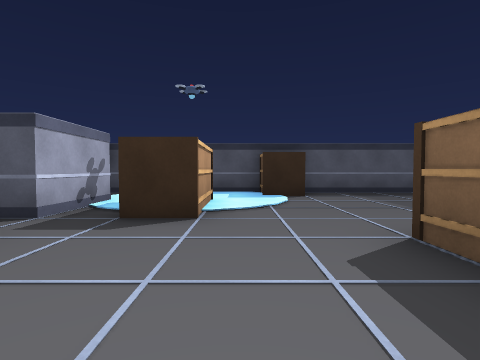
view 1 (above)

19 first-person views from a walk through a scene from a Unity 3-D project. The camera is 1.2 m above the floor, tilts 2° down and sees 80° across. The floor is counted in squares, 2 m on a side. Each view is taken from the middle of a square. On the plan, view 1 faces up. The plan holds only what a view shows up to about 9 squares ahead; the rest is blank. The place goes on beyond the plan. The player character is not drawn.

view 2
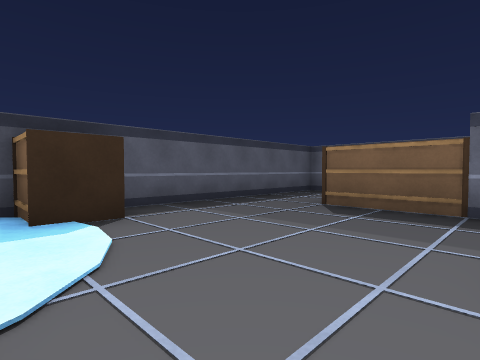

view 3
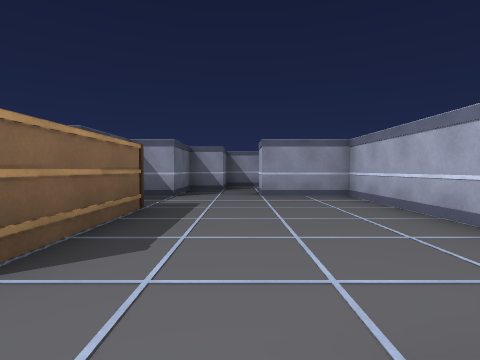

view 4
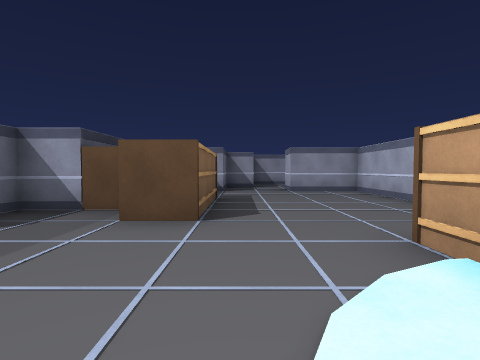

view 5
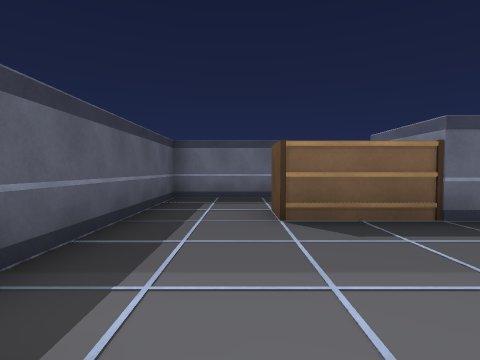

view 6
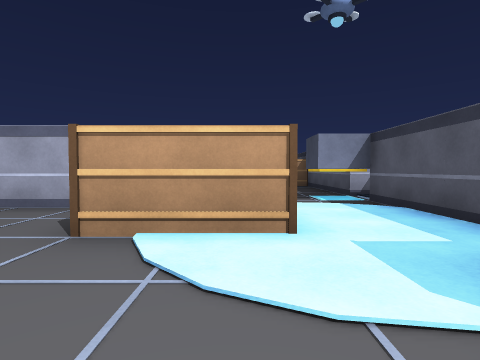

view 7
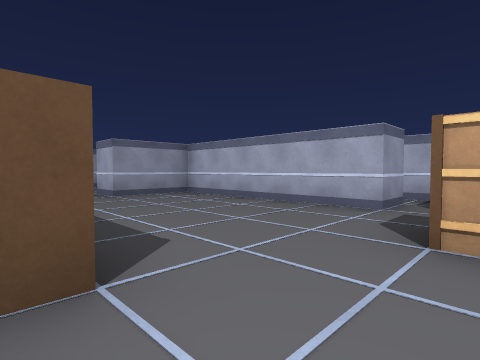

view 8
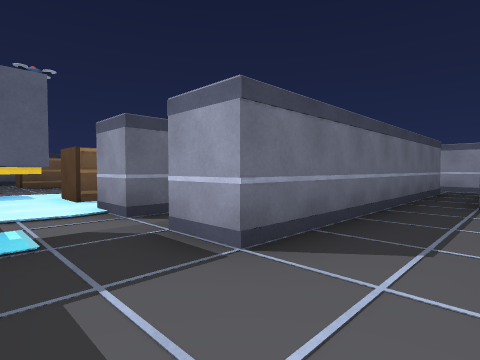

view 9
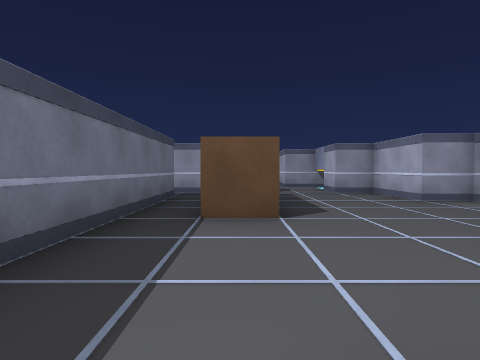

view 10
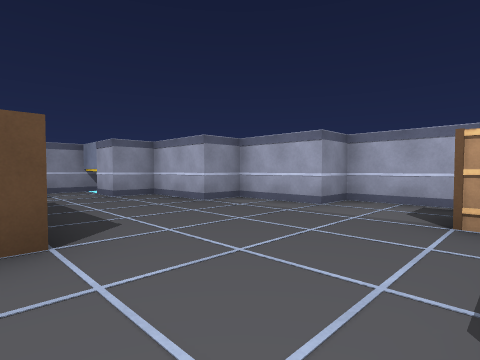

view 11
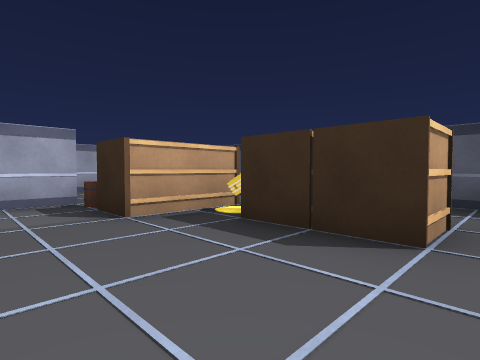

view 12
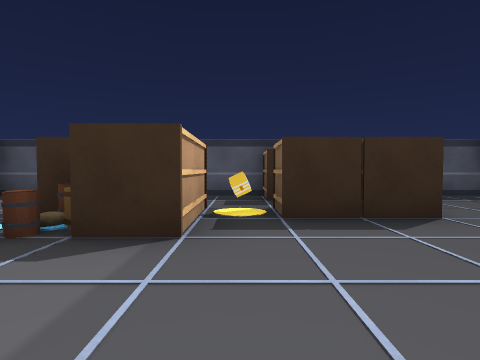

view 13
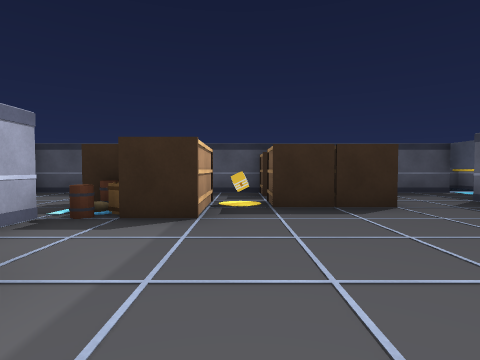

view 14
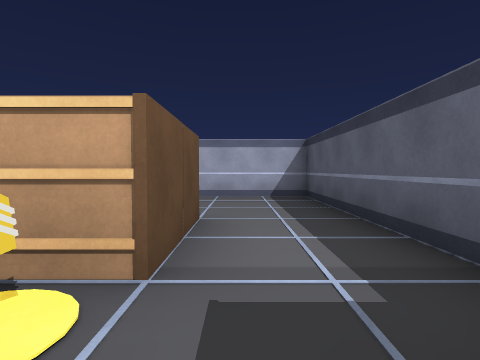

view 15
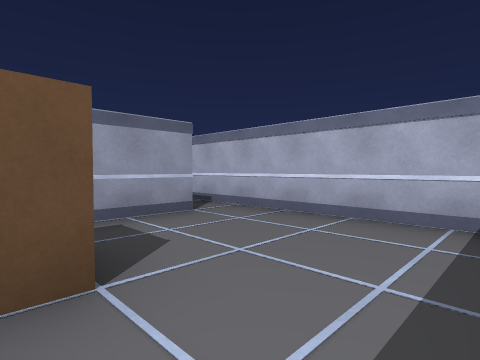

view 16
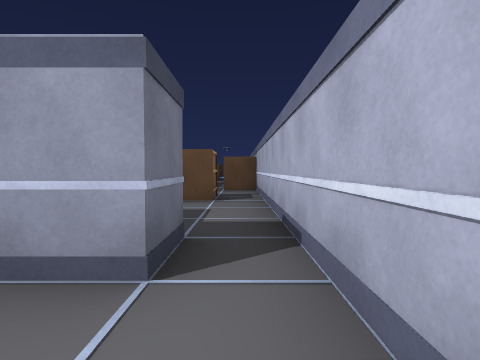

view 17
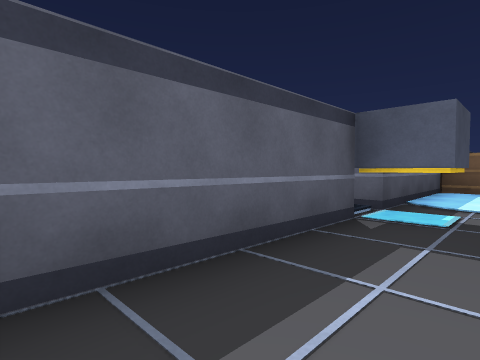

view 18
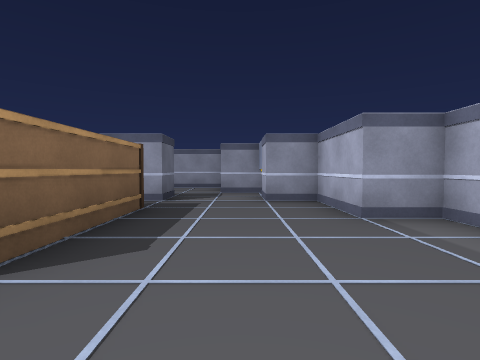

view 19
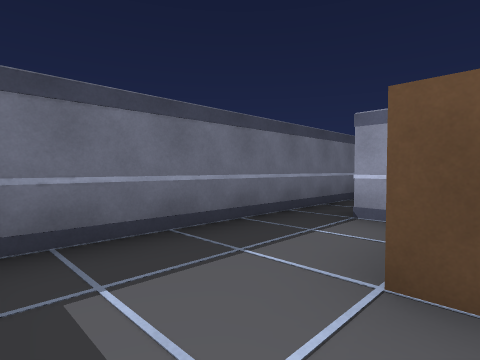

### Floor plan
Ten units are one square. View 1 is at (0, 0); x grows to the right and y downward. Boxes are objects, and circles mark ways between rooms. Rooms are numbered by the first view taken in them; rooms with no view inside come last. Other rooms are left out.
<svg viewBox="-160 -90 240 130">
<path fill="none" stroke="#000" d="M34 -15 45 -15 45 -35 65 -35M-25 -25 -25 25 -5 25M-25 -55 -25 -35M15 25 22 25M75 -36 75 -75 -25 -75M-125 -36 -125 -15 -115 -15 -115 5 -105 5 -105 25 -95 25 -95 34M-95 -75 -155 -75 -155 -35M-145 -35 -131 -35M-55 15 -55 -55 -44 -55M-45 -75 -79 -75M-75 35 -75 25 -52 25M-35 -55 -25 -55M-25 -75 -35 -75"/>
<rect x="-15" y="-55" width="10" height="20" fill="#bbb"><title>other object</title></rect>
<rect x="5" y="-85" width="10" height="20" fill="#bbb"><title>other object</title></rect>
<rect x="15" y="-25" width="10" height="30" fill="#bbb"><title>other object</title></rect>
<rect x="25" y="-15" width="10" height="20" fill="#bbb"><title>other object</title></rect>
<rect x="45" y="-55" width="10" height="20" fill="#bbb"><title>other object</title></rect>
<rect x="-125" y="-45" width="10" height="10" fill="#bbb"><title>other object</title></rect>
<rect x="-125" y="-55" width="10" height="10" fill="#bbb"><title>other object</title></rect>
<rect x="-115" y="-55" width="10" height="20" fill="#bbb"><title>other object</title></rect>
<rect x="-105" y="-55" width="10" height="10" fill="#bbb"><title>other object</title></rect>
<rect x="-95" y="-55" width="10" height="10" fill="#bbb"><title>other object</title></rect>
<rect x="-95" y="-85" width="10" height="20" fill="#bbb"><title>other object</title></rect>
<rect x="-85" y="-55" width="10" height="10" fill="#bbb"><title>other object</title></rect>
<rect x="-75" y="-15" width="10" height="30" fill="#bbb"><title>other object</title></rect>
<rect x="-45" y="-75" width="10" height="10" fill="#bbb"><title>other object</title></rect>
<circle cx="-30" cy="-65" r="3" fill="#2a7"/>
<circle cx="-50" cy="-65" r="3" fill="#2a7"/>
<text x="20" y="-30">1</text>
<text x="-90" y="-30">2</text>
<text x="-40" y="-70">3</text>
</svg>
Room 1 opens to room 3. Room 2 opens to room 3.

Where each view was taken, in squares from view 1:
view 1: 0 up, 0 right, facing up
view 2: 3 up, 0 right, facing up-right
view 3: 4 up, 0 right, facing down
view 4: 6 up, 1 right, facing down
view 5: 6 up, 1 right, facing right
view 6: 5 up, 2 right, facing left
view 7: 4 up, 2 right, facing down-left
view 8: 7 up, 7 left, facing down-right
view 9: 5 up, 7 left, facing down
view 10: 4 up, 7 left, facing down-left
view 11: 2 up, 7 left, facing up-left
view 12: 1 up, 10 left, facing up
view 13: 0 up, 10 left, facing up
view 14: 6 up, 9 left, facing left
view 15: 7 up, 12 left, facing down-left
view 16: 5 up, 15 left, facing down
view 17: 6 up, 8 left, facing up-right
view 18: 3 up, 9 left, facing down
view 19: 7 up, 5 right, facing down-right
